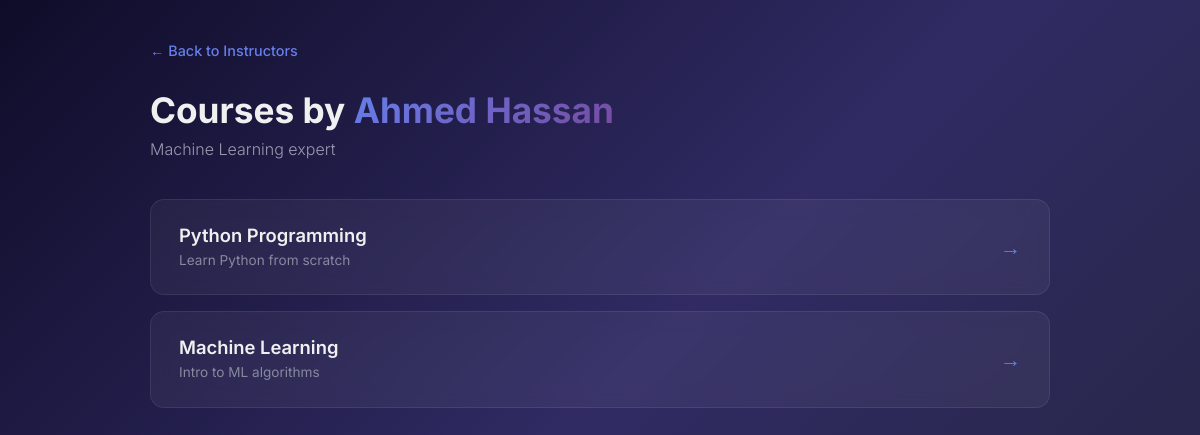
Screenshot of /instructors/1/courses/ with the database file from the repository.
### instructors/models.py (models this page shows, shortened)
class Instructor(models.Model):
    first_name = models.CharField(max_length=100)
    last_name = models.CharField(max_length=100)
    bio = models.TextField(blank=True)

### courses/models.py (models this page shows, shortened)
class Course(models.Model):
    title = models.CharField(max_length=200)
    description = models.TextField(blank=True)
    students = models.ManyToManyField(Student, related_name='courses')
    instructors = models.ManyToManyField(Instructor, related_name='courses')

### instructors/views.py (the view)
# urls.py: path('<int:instructor_id>/courses/', views.instructor_courses, name='courses'),
def instructor_courses(request, instructor_id):
    instructor = get_object_or_404(Instructor, pk=instructor_id)
    courses = instructor.courses.all()
    return render(request, 'instructors/courses.html', {'instructor': instructor, 'courses': courses})

### instructors/templates/instructors/courses.html (shortened to what this page needs)
{% extends "base.html" %}
{% load static %}
{% block extra_css %}
<link rel="stylesheet" href="{% static 'instructors/css/courses.css' %}">
{% endblock %}
{% block content %}
<a href="{% url 'instructors:list' %}" class="back-link">← Back to Instructors</a>
<div class="page-header">
    <h1>Courses by <span>{{ instructor.first_name }} {{ instructor.last_name }}</span></h1>
    {% if instructor.bio %}
    <p>{{ instructor.bio }}</p>
    {% endif %}
</div>
{% if courses %}
<div class="course-list">
    {% for course in courses %}
    <a href="{% url 'courses:students' course.id %}" class="course-card">
        <div class="course-info">
            <div class="course-title">{{ course.title }}</div>
            {% if course.description %}
            <div class="course-desc">{{ course.description }}</div>
            {% endif %}
        </div>
        <span class="arrow">→</span>
    </a>
    {% endfor %}
</div>
{% else %}
<div class="empty-state">This instructor hasn't been assigned any courses yet.</div>
{% endif %}
{% endblock %}

### instructors/static/instructors/css/courses.css (style rules this page uses)
* { margin: 0; padding: 0; box-sizing: border-box; }
body { font-family: 'Inter', sans-serif; background: linear-gradient(135deg, #0f0c29, #302b63, #24243e); min-height: 100vh; color: #e0e0e0; padding: 40px 20px; }
.back-link { display: inline-flex; align-items: center; gap: 6px; color: #667eea; text-decoration: none; font-size: 0.9rem; font-weight: 500; margin-bottom: 30px; transition: color 0.3s ease; }
.page-header { margin-bottom: 40px; }
.page-header h1 { font-size: 2.2rem; font-weight: 700; color: #f0f0f0; margin-bottom: 8px; }
.page-header h1 span { background: linear-gradient(135deg, #667eea, #764ba2); -webkit-background-clip: text; -webkit-text-fill-color: transparent; background-clip: text; }
.page-header p { color: #9a9ab0; font-size: 1rem; font-weight: 300; }
.course-list { display: flex; flex-direction: column; gap: 16px; }
.course-card { background: rgba(255, 255, 255, 0.05); backdrop-filter: blur(10px); border: 1px solid rgba(255, 255, 255, 0.08); border-radius: 14px; padding: 24px 28px; display: flex; justify-content: space-between; align-items: center; transition: all 0.35s ease; text-decoration: none; position: relative; overflow: hidden; }
.course-card::before { content: ''; position: absolute; left: 0; top: 0; bottom: 0; width: 4px; background: linear-gradient(180deg, #667eea, #764ba2); opacity: 0; transition: opacity 0.35s ease; }
.course-info { flex: 1; }
.course-title { font-size: 1.15rem; font-weight: 600; color: #f0f0f0; margin-bottom: 4px; }
.course-desc { font-size: 0.85rem; color: #8888a0; line-height: 1.5; }
.arrow { font-size: 1.3rem; color: #667eea; transition: transform 0.3s ease; margin-left: 16px; }
.course-card { animation: fadeInUp 0.4s ease forwards; }
.course-card:nth-child(2) { animation-delay: 0.08s; }

### rows the page displays
Instructor: first_name "Ahmed", last_name "Hassan", bio "Machine Learning expert"
Course: title "Python Programming", description "Learn Python from scratch"
Course: title "Machine Learning", description "Intro to ML algorithms"
